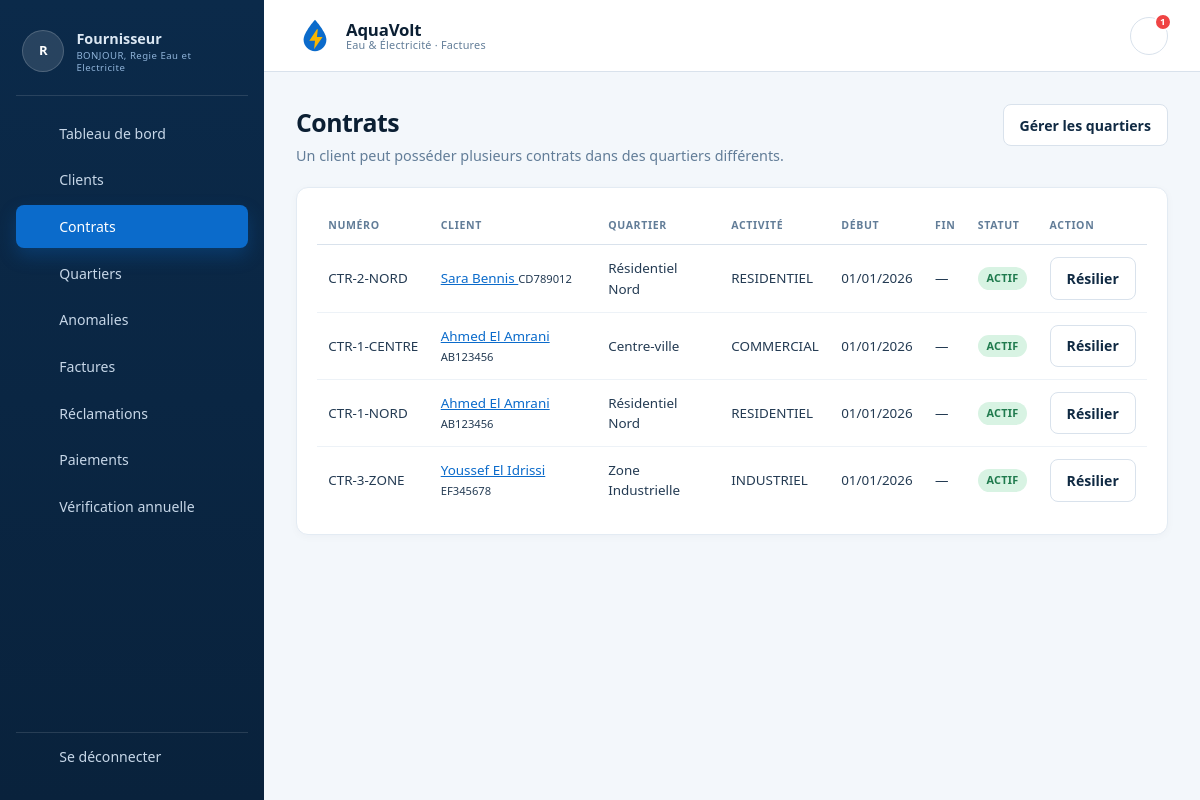
The page /Contrat/all (signed in) on the database its author committed.
### tables this page shows
CREATE TABLE contrat (
  id_contrat INT UNSIGNED NOT NULL AUTO_INCREMENT,
  id_client INT UNSIGNED NOT NULL,
  id_quartier INT UNSIGNED NOT NULL,
  numero_contrat VARCHAR(50) NOT NULL,
  date_debut DATE NOT NULL,
  date_fin DATE NULL,
  statut ENUM('ACTIF','RESILIE') NOT NULL DEFAULT 'ACTIF',
  date_creation DATETIME NOT NULL DEFAULT CURRENT_TIMESTAMP,
  PRIMARY KEY (id_contrat),
  UNIQUE KEY uk_contrat_numero (numero_contrat),
  KEY idx_contrat_client (id_client),
  KEY idx_contrat_quartier (id_quartier),
  CONSTRAINT fk_contrat_client
    FOREIGN KEY (id_client) REFERENCES client (id_client)
    ON UPDATE CASCADE ON DELETE RESTRICT,
  CONSTRAINT fk_contrat_quartier
    FOREIGN KEY (id_quartier) REFERENCES quartier (id_quartier)
    ON UPDATE CASCADE ON DELETE RESTRICT,
  CONSTRAINT chk_contrat_dates
    CHECK (date_fin IS NULL OR date_fin >= date_debut)
);

CREATE TABLE client (
  id_client INT UNSIGNED NOT NULL AUTO_INCREMENT,
  id_fournisseur INT UNSIGNED NOT NULL,
  cin VARCHAR(20) NOT NULL,
  nom VARCHAR(100) NOT NULL,
  prenom VARCHAR(100) NOT NULL,
  adresse VARCHAR(255) NOT NULL,
  email VARCHAR(150) NOT NULL,
  mot_de_passe VARCHAR(255) NOT NULL,
  telephone VARCHAR(30) NULL,
  date_creation DATETIME NOT NULL DEFAULT CURRENT_TIMESTAMP,
  PRIMARY KEY (id_client),
  UNIQUE KEY uk_client_cin (cin),
  UNIQUE KEY uk_client_email (email),
  KEY idx_client_fournisseur (id_fournisseur),
  CONSTRAINT fk_client_fournisseur
    FOREIGN KEY (id_fournisseur) REFERENCES fournisseur (id_fournisseur)
    ON UPDATE CASCADE ON DELETE RESTRICT
);

CREATE TABLE quartier (
  id_quartier INT UNSIGNED NOT NULL AUTO_INCREMENT,
  nom VARCHAR(100) NOT NULL,
  type_activite ENUM('RESIDENTIEL', 'COMMERCIAL', 'INDUSTRIEL') NOT NULL,
  date_creation DATETIME NOT NULL DEFAULT CURRENT_TIMESTAMP,
  PRIMARY KEY (id_quartier),
  UNIQUE KEY uk_quartier_nom_activite (nom, type_activite)
);

### Traitement/Contrat.php (called while the page is built, shortened)
<?php
require_once __DIR__ . '/../BD/Contrat.php';
function contrat_exiger_fournisseur(): int
{
    return (int) $_SESSION['id_fournisseur'];
}
function contrat_all($id = null): void
{
    $idFournisseur = contrat_exiger_fournisseur();
    $contrats = contrat_lister_par_fournisseur($idFournisseur);
    require ROOT . 'IHM/contrat/index.php';
}

### index.php (called while the page is built, shortened)
<?php
require_once ROOT . 'config/app.php';
require_once ROOT . 'BD/Connexion.php';
$url = trim((string) ($_GET['url'] ?? ''), '/');
$segments = $url === '' ? [] : explode('/', $url);
$controller = ucfirst(strtolower($segments[0] ?? 'Home'));
$action = strtolower($segments[1] ?? 'index');
$id = $segments[2] ?? null;
$function = strtolower($controller) . '_' . $action;
$function($id);

### BD/Connexion.php (called while the page is built, shortened)
<?php
function pdo(): PDO
{
    static $pdo = null;
    if ($pdo instanceof PDO) {
        return $pdo;
    }
    $config = require ROOT . 'config/database.php';
    $dsn = sprintf(
        'mysql:host=%s;port=%d;dbname=%s;charset=%s',
        $config['host'],
        (int) $config['port'],
        $config['dbname'],
        $config['charset'] ?? 'utf8mb4'
    );
    $pdo = new PDO($dsn, $config['user'], $config['pass'], [
        PDO::ATTR_ERRMODE => PDO::ERRMODE_EXCEPTION,
        PDO::ATTR_DEFAULT_FETCH_MODE => PDO::FETCH_ASSOC,
        PDO::ATTR_EMULATE_PREPARES => false,
    ]);
    return $pdo;
}

### BD/Contrat.php (called while the page is built, shortened)
<?php
final class ContratBD
{
    public function listerParFournisseur(int $idFournisseur): array
    {
        $stmt = $this->pdo->prepare(
            'SELECT ct.*, q.nom AS quartier_nom, q.type_activite,
                    c.nom, c.prenom, c.cin
             FROM contrat ct
             JOIN quartier q ON q.id_quartier = ct.id_quartier
             JOIN client c ON c.id_client = ct.id_client
             WHERE c.id_fournisseur = :fournisseur
             ORDER BY c.nom, c.prenom, ct.numero_contrat'
        );
        $stmt->execute(['fournisseur' => $idFournisseur]);
        return $stmt->fetchAll(PDO::FETCH_ASSOC);
    }
}
function contrat_bd(): ContratBD
{
    return new ContratBD(pdo());
}
function contrat_lister_par_fournisseur(int $idFournisseur): array
{
    return contrat_bd()->listerParFournisseur($idFournisseur);
}

### IHM/contrat/index.php (the view, shortened to what this page needs)
<?php require ROOT . 'IHM/layout/header.php'; ?>
<div class="page-head">
    <div>
        <h1>Contrats</h1>
        <p>Un client peut posséder plusieurs contrats dans des quartiers différents.</p>
    </div>
    <div class="page-head-actions">
        <a class="button button-secondary" href="<?= e(url('Quartier/all')) ?>">Gérer les quartiers</a>
    </div>
</div>
<section class="card">
    <?php if ($contrats === []): ?>
        <div class="empty-state">Aucun contrat enregistré.</div>
    <?php else: ?>
        <div class="table-wrap">
            <table class="table">
                <thead>
                    <tr>
                        <th>Numéro</th>
                        <th>Client</th>
                        <th>Quartier</th>
                        <th>Activité</th>
                        <th>Début</th>
                        <th>Fin</th>
                        <th>Statut</th>
                        <th>Action</th>
                    </tr>
                </thead>
                <tbody>
                <?php foreach ($contrats as $contrat): ?>
                    <tr>
                        <td class="nowrap"><?= e($contrat['numero_contrat']) ?></td>
                        <td>
                            <a href="<?= e(url('Client/one/' . (int) $contrat['id_client'])) ?>">
                                <?= e($contrat['prenom'] . ' ' . $contrat['nom']) ?>
                            </a>
                            <small><?= e($contrat['cin']) ?></small>
                        </td>
                        <td><?= e($contrat['quartier_nom']) ?></td>
                        <td><?= e($contrat['type_activite']) ?></td>
                        <td><?= e(format_date_fr($contrat['date_debut'])) ?></td>
                        <td><?= e(format_date_fr($contrat['date_fin'])) ?></td>
                        <td>
                            <span class="badge <?= $contrat['statut'] === 'ACTIF' ? 'badge-open' : 'badge-danger' ?>">
                                <?= e($contrat['statut']) ?>
                            </span>
                        </td>
                        <td>
                            <?php if ($contrat['statut'] === 'ACTIF'): ?>
                                <form method="post"
                                      action="<?= e(url('Contrat/resilier/' . (int) $contrat['id_contrat'])) ?>"
                                      class="notification-action-form">
                                    <button class="button button-secondary" type="submit">Résilier</button>
                                </form>
                            <?php else: ?>
                                —
                            <?php endif; ?>
                        </td>
                    </tr>
                <?php endforeach; ?>
                </tbody>
            </table>
        </div>
    <?php endif; ?>
</section>
<?php require ROOT . 'IHM/layout/footer.php'; ?>

### assets/css/style.css (style rules this page uses)
:root { --navy: #0b2a4a; --navy-2: #0e355c; --primary: #0b6bcb; --primary-dark: #0857a6; --primary-soft: #e8f2fd; --bg: #f3f7fb; --surface: #ffffff; --ink: #102a43; --muted: #627d98; --border: #d9e2ec; --success: #1f7a4d; --success-bg: #e8f6ee; --danger: #b42318; --danger-bg: #fdecea; --warning: #b54708; --warning-bg: #fff4e5; --yellow: #f7b500; --shadow: 0 10px 30px rgba(16, 42, 67, 0.08); --radius: 12px; }
* { box-sizing: border-box; }
html { -webkit-text-size-adjust: 100%; }
body { margin: 0; font-family: system-ui, -apple-system, "Segoe UI", Roboto, sans-serif; background: var(--bg); color: var(--ink); line-height: 1.5; }
a { color: var(--primary); }
.app-body { background: var(--bg); }
.page-head { display: flex; align-items: flex-start; justify-content: space-between; gap: 1rem; margin-bottom: 1.25rem; }
.page-head h1 { margin: 0 0 0.25rem; font-size: 1.55rem; letter-spacing: -0.02em; color: #0b1f33; }
.page-head p { margin: 0; color: var(--muted); font-size: 0.9rem; }
.page-head-actions { display: flex; align-items: center; gap: 0.5rem; flex-wrap: wrap; }
.card { background: var(--surface); border: 1px solid #e3ebf3; border-radius: var(--radius); padding: 1.25rem; margin-bottom: 1rem; box-shadow: 0 2px 8px rgba(16, 42, 67, 0.03); }
.btn, .button { display: inline-flex; align-items: center; justify-content: center; gap: 0.45rem; padding: 0.6rem 1rem; border-radius: 8px; border: 1px solid transparent; background: var(--primary); color: #fff; font: inherit; font-size: 0.88rem; font-weight: 600; text-decoration: none; cursor: pointer; transition: background 0.15s, border-color 0.15s, color 0.15s; }
.btn-secondary, .button-secondary { background: #fff; color: var(--ink); border-color: var(--border); }
.badge { display: inline-flex; align-items: center; gap: 0.3rem; padding: 0.2rem 0.55rem; border-radius: 999px; font-size: 0.68rem; font-weight: 700; letter-spacing: 0.02em; background: #eef3f8; color: #486581; }
.badge-open { background: #d8f3e3; color: #1f7a4d; }
.table { width: 100%; border-collapse: collapse; }
.table th { padding: 0.65rem 0.7rem; border-bottom: 1px solid var(--border); text-align: left; font-size: 0.66rem; font-weight: 700; letter-spacing: 0.06em; text-transform: uppercase; color: var(--muted); }
.table td { padding: 0.75rem 0.7rem; border-bottom: 1px solid #edf2f7; font-size: 0.84rem; color: #243b53; vertical-align: middle; }
.table tbody tr:last-child td { border-bottom: 0; }
.notification-actions form, .notification-action-form { margin: 0; }
.table-wrap { overflow-x: auto; -webkit-overflow-scrolling: touch; }
.nowrap { white-space: nowrap; }

### rows shown on the page
contrat: numero_contrat "CTR-2-NORD", id_client.nom "Sara Bennis", id_client.cin "CD789012", id_quartier.nom "Résidentiel Nord", id_quartier.type_activite "RESIDENTIEL", date_debut "01/01/2026", date_fin "—", statut "ACTIF"
contrat: numero_contrat "CTR-1-CENTRE", id_client.nom "Ahmed El Amrani", id_client.cin "AB123456", id_quartier.nom "Centre-ville", id_quartier.type_activite "COMMERCIAL", date_debut "01/01/2026", date_fin "—", statut "ACTIF"
contrat: numero_contrat "CTR-1-NORD", id_client.nom "Ahmed El Amrani", id_client.cin "AB123456", id_quartier.nom "Résidentiel Nord", id_quartier.type_activite "RESIDENTIEL", date_debut "01/01/2026", date_fin "—", statut "ACTIF"
contrat: numero_contrat "CTR-3-ZONE", id_client.nom "Youssef El Idrissi", id_client.cin "EF345678", id_quartier.nom "Zone Industrielle", id_quartier.type_activite "INDUSTRIEL", date_debut "01/01/2026", date_fin "—", statut "ACTIF"

### other values the page prints
$initiales "R"
role_label($role) "Fournisseur"
$nomComplet !== '' ? $nomComplet : 'Utilisateur' "Regie Eau et Electricite"
APP_NAME "AquaVolt"
APP_TAGLINE "Eau & Électricité · Factures"
$notificationsNonLues "1"
